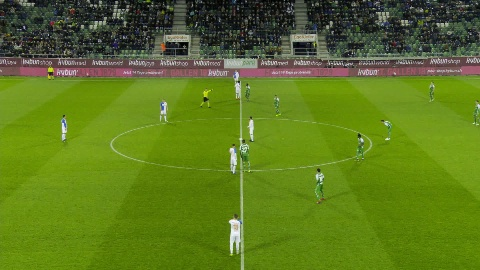
#> input picture configs/calibrations/snmot-060.jpg, 480 x 270 px
$ python -i line_refine.py   (imports and definitions only)
#> lines starting #> are read from the running program, lines starting #| are printed output that depends on the picture; after the words box and inside, x2 and y2 are one past the last pixel; in counts of white or black regions, pixels touching at a corner belong together
#> further down, picture is the input picture: shape (270, 480, 3); mean B, G, R 30.8, 119.6, 93.4
"""Snap a propagated pitch homography back onto the painted lines.

Optical-flow propagation (``view.PitchHomographyTracker``) keeps calibration
through camera pans but drifts. Painted lines are visible in most frames, so
each refinement:

1. finds line pixels with a white top-hat on the value channel, restricted to
   the grass (robust to shade and floodlights);
2. builds a distance transform of that line mask;
3. samples the pitch template lines in metres and projects them with the
   current homography;
4. minimises the robust (Huber, capped) distance of the projected samples to
   the nearest observed line pixel over the 8 homography parameters
   (chamfer/distance-transform model alignment, cf. Sha et al. CVPR 2020 and
   Homayounfar et al. CVPR 2017);
5. accepts the update only if the share of samples within 3 px rises and the
   correction is small, otherwise keeps the input (never makes it worse by
   design).

Works on a downscaled frame; typical cost 20-60 ms, so it runs every few frames.
"""

from __future__ import annotations

from typing import Optional, Tuple

import cv2
import numpy as np
from scipy.optimize import least_squares

from .config import PitchConfig


def line_mask(frame: np.ndarray, scale: float = 0.5) -> np.ndarray:
#> called with scale = 0.5
    small = cv2.resize(frame, None, fx=scale, fy=scale, interpolation=cv2.INTER_AREA)
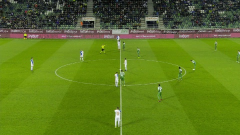
#> small: shape (135, 240, 3); mean B, G, R 31, 119.8, 93.5
    hsv = cv2.cvtColor(small, cv2.COLOR_BGR2HSV)
#> hsv: shape (135, 240, 3); mean H, S, V 48.6, 175.9, 121.9
    grass = (hsv[..., 0] >= 30) & (hsv[..., 0] <= 90) & (hsv[..., 1] >= 40) & (hsv[..., 2] >= 35)
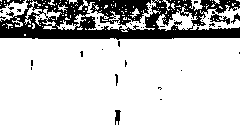
#> grass: shape (135, 240) bool; 80.4% white; 41 black regions (35 under 20 px), largest, box (x1, y1, x2, y2) and area: (0, 0, 240, 40) 5863, (210, 11, 230, 25) 107, (0, 0, 25, 9) 97, (115, 110, 121, 125) 59, (231, 13, 240, 24) 40, (115, 74, 118, 86) 22
    ridge = cv2.morphologyEx(hsv[..., 2], cv2.MORPH_TOPHAT, cv2.getStructuringElement(cv2.MORPH_RECT, (7, 7)))
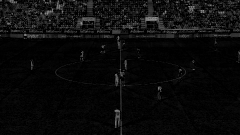
#> ridge: shape (135, 240); min 0, max 146, mean 11.1
    white = ((ridge >= 22) & (hsv[..., 1] <= 110)).astype(np.uint8)
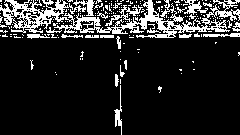
#> white: shape (135, 240); values 0 (black) and 1 (white), 15% white in thin lines or dots
    near_grass = cv2.dilate(grass.astype(np.uint8), np.ones((9, 9), np.uint8))
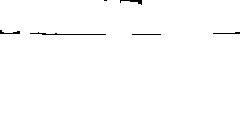
#> near_grass: shape (135, 240); values 0 (black) and 1 (white), 99.3% white; black in thin lines or dots, all inside (x1, y1, x2, y2) = (0, 0, 240, 35)
    return white & near_grass
#> returned value: shape (135, 240); values 0 (black) and 1 (white), 14.9% white in thin lines or dots


# [79 lines left out: functions template_points, _project, refine, not called in this run]

>>> import cv2
>>> picture = cv2.imread('../configs/calibrations/snmot-060.jpg')
>>> result = line_mask(picture)

$ run again, on configs/calibrations/snmot-074.jpg
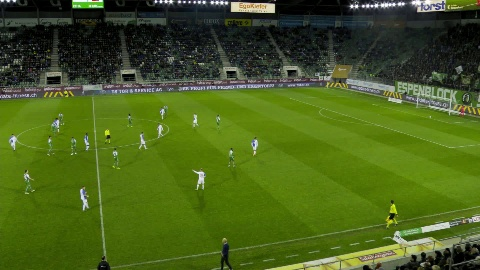
#> input picture configs/calibrations/snmot-074.jpg, 480 x 270 px
#> picture is the input picture: shape (270, 480, 3); mean B, G, R 28.7, 94.9, 72.8
#> hsv: shape (135, 240, 3); mean H, S, V 49.7, 162.4, 95.7
#> in line_mask, `grass = (hsv[..., 0] >= 30) & (hsv[..., 0] <= 90) & (hsv[..., 1] >= 40..`:
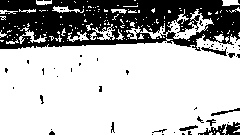
#> grass: shape (135, 240) bool; 71.3% white; 64 black regions (54 under 20 px), largest, box (x1, y1, x2, y2) and area: (0, 0, 240, 51) 8479, (198, 122, 240, 135) 258, (201, 47, 227, 56) 88
#> white: shape (135, 240); values 0 (black) and 1 (white), 13% white in thin lines or dots
#> near_grass: shape (135, 240); values 0 (black) and 1 (white), 96.8% white; 12 black regions (4 under 20 px), largest, box (x1, y1, x2, y2) and area: (142, 0, 218, 15) 467, (47, 15, 56, 32) 113, (11, 0, 32, 7) 102
#> in line_mask, `return white & near_grass`:
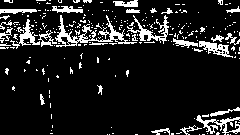
#> returned value: shape (135, 240); values 0 (black) and 1 (white), 12.2% white in thin lines or dots
